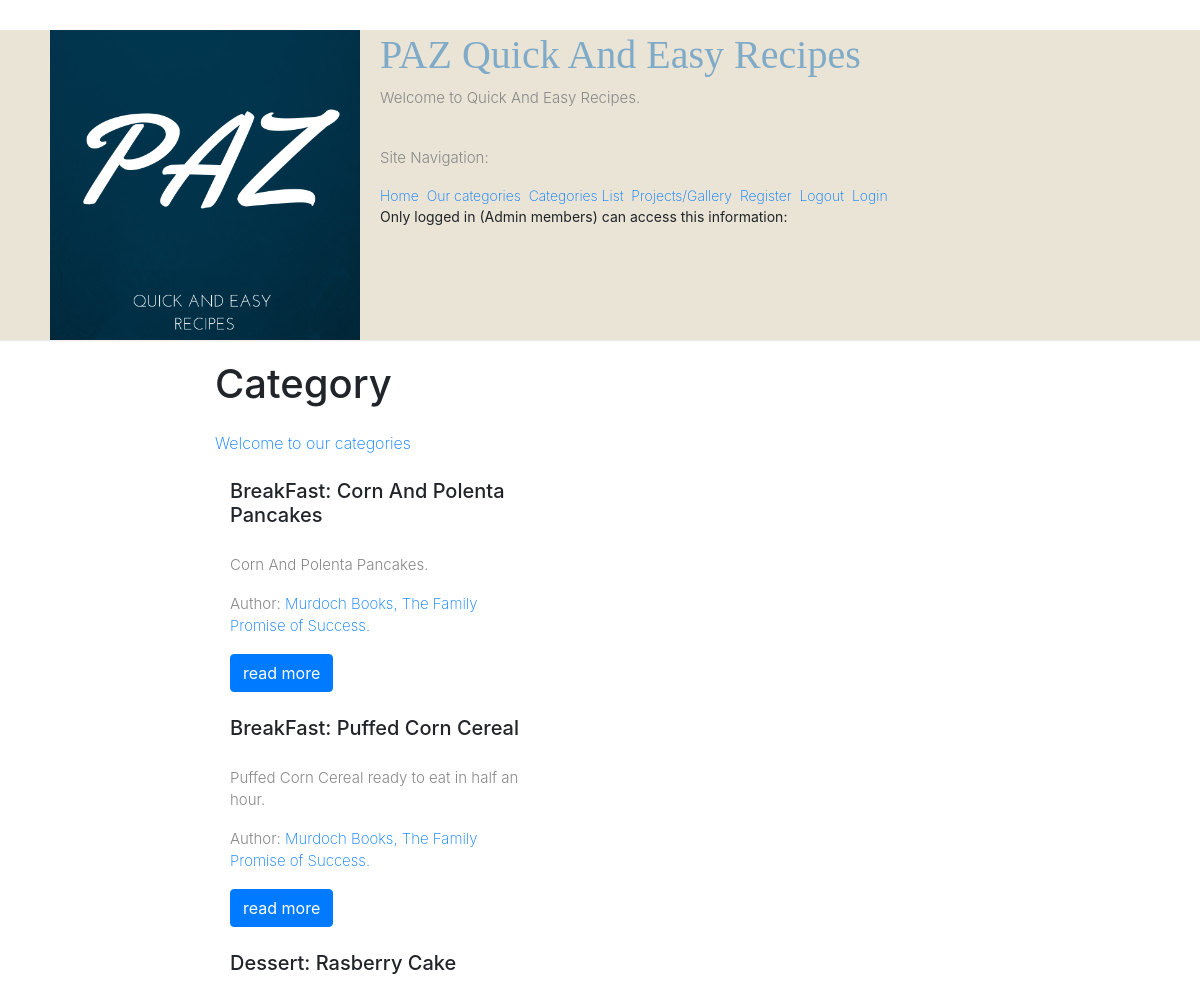
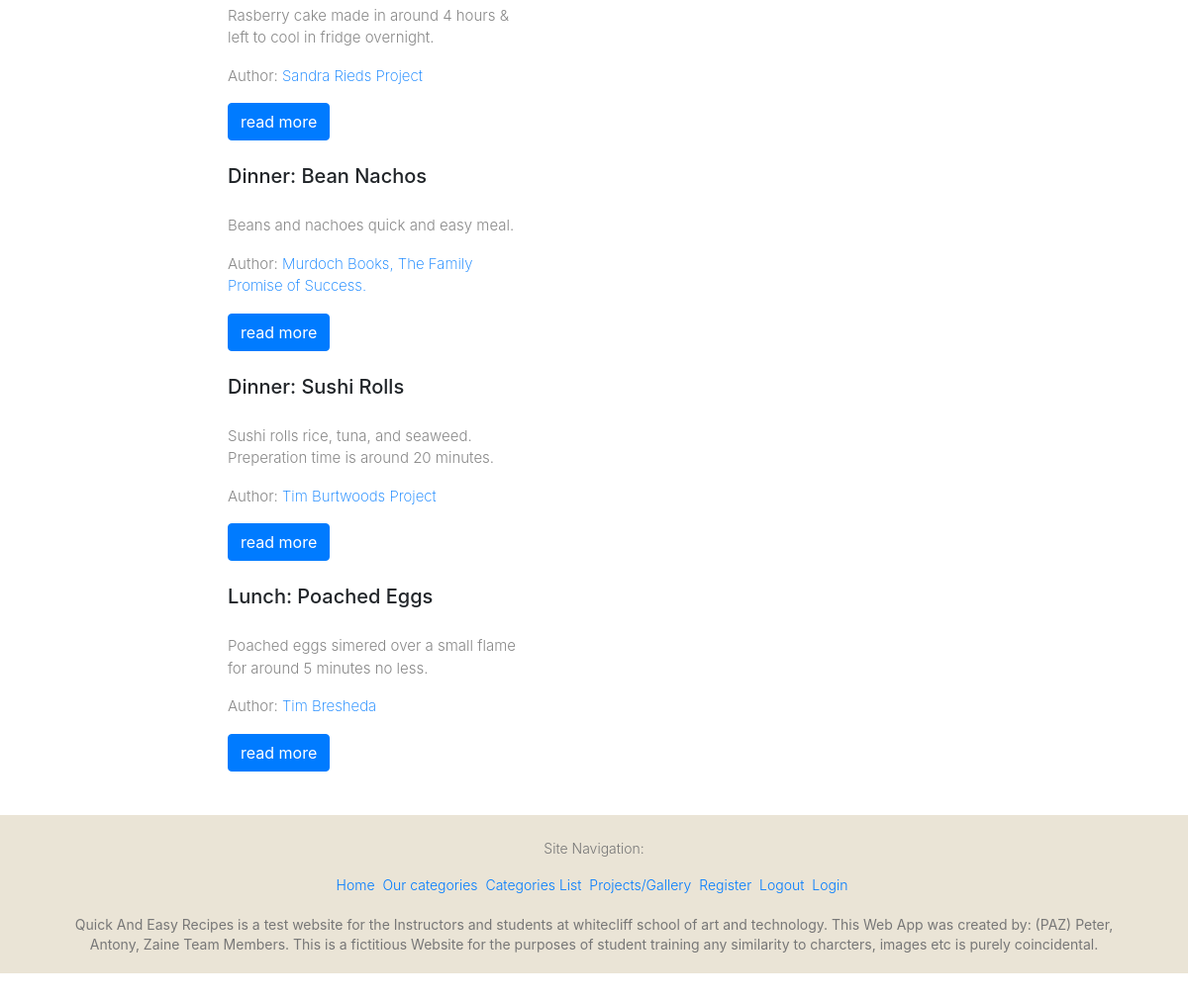
The page /category_index/ on the database its author committed (2 pictures, top to bottom).
### home/models.py (models this page shows, shortened)
class Category(models.Model):
  category_name = models.CharField(max_length=100)
  category_description = models.CharField(max_length=200)
  full_description = models.TextField()
  author = models.CharField(max_length=100)
  class Meta:
      ordering = ['category_name', 'category_description', 'full_description']

### home/views.py (the view)
# urls.py: path('category_index/', views.category_index),
def category_index(request):
    categories = Category.objects.all()
    context = {
        'categories': categories
    }
    return render(request, 'category_index.html', context)

### home/templates/category_index.html (shortened to what this page needs)
{% extends 'base.html' %}
{% load static %}
{% block content %}
<h1>Category</h1>
<a href="#">Welcome to our categories</a>
<br/><br/>
{% for category in categories %}
    <div class="col-sm-4">
                <h5 class="card-title">{{ category.category_name }}</h5>
                <p class="card-text">{{ category.category_description }}</p>
                <p class="card-text">Author: <a href="#">{{ category.author }}</a></p>
                <a href="{% url 'category_detail' category.id %}"
                   class="btn btn-primary">
                    read more
                </a>
                <br/><br/>
            </div>
{% endfor %}
{% endblock %}

### home/static/style_downloaded.css (style rules this page uses)
html, body, div, span, applet, object, iframe, h1, h2, h3, h4, h5, h6, p, blockquote, pre, a, abbr, acronym, address, big, cite, code, del, dfn, em, font, ins, kbd, q, s, samp, small, strike, strong, sub, sup, tt, var, dl, dt, dd, ol, ul, li, fieldset, form, label, legend, table, caption, tbody, tfoot, thead, tr, th, td { border: 0; font: inherit; font-size: 100%; font-style: inherit; font-weight: inherit; margin: 0; outline: 0; padding: 0; vertical-align: baseline; }
html { overflow-y: scroll; -webkit-text-size-adjust: 100%; -ms-text-size-adjust: 100%; }
h1, h2, h3, h4, h5, h6 { color: #666666; line-height: 1.4; padding-bottom: 15px; font-weight: normal; }
h1 { font-size: 30px; }
h5 { font-size: 22px; }
body, button, input, select, textarea { color: #888888; font-size: 15px; line-height: 1.5; font-family: 'Roboto', sans-serif; font-weight: 300; }
p { color: #888888; font-size: 15px; line-height: 1.5; margin-bottom: 15px; font-weight: 300; }
body { background: #f2f2f2; }
a { color: #80abc8; text-decoration: none; -webkit-transition: 0.25s ease-in-out; -moz-transition: 0.25s ease-in-out; transition: 0.25s ease-in-out; -ms-transition: 0.25s ease-in-out; -o-transition: 0.25s ease-in-out; font-family: font-family: Verdana, Arial, Helvetica, sans-serif; font-weight: 200; }
body { padding-top: 30px; padding-bottom: 30px; }

### rows shown on the page
Category: category_name "BreakFast: Corn And Polenta Pancakes", category_description "Corn And Polenta Pancakes.", author "Murdoch Books, The Family Promise of Success."
Category: category_name "BreakFast: Puffed Corn Cereal", category_description "Puffed Corn Cereal ready to eat in half an hour.", author "Murdoch Books, The Family Promise of Success."
Category: category_name "Dessert: Rasberry Cake", category_description "Rasberry cake made in around 4 hours & left to cool in fridge overnight.", author "Sandra Rieds Project"
Category: category_name "Dinner: Bean Nachos", category_description "Beans and nachoes quick and easy meal.", author "Murdoch Books, The Family Promise of Success."
Category: category_name "Dinner: Sushi Rolls", category_description "Sushi rolls rice, tuna, and seaweed. Preperation time is around 20 minutes.", author "Tim Burtwoods Project"
Category: category_name "Lunch: Poached Eggs", category_description "Poached eggs simered over a small flame for around 5 minutes no less.", author "Tim Bresheda"
